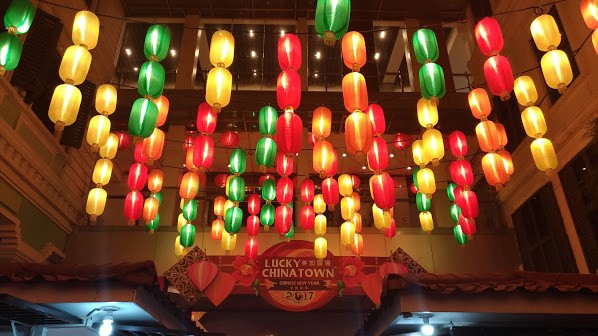
#> input picture images/lambs.jpeg, 598 x 336 px
$ python main3.py
#> lines starting #> are read from the running program, lines starting #| are printed output that depends on the picture
from skimage.io import imread, imshow
from skimage.color import rgb2gray

lights = imread('images/lambs.jpeg')
#> lights is the input picture: shape (336, 598, 3); mean R, G, B 112.5, 64.5, 35.4
lights_gray = rgb2gray(lights)
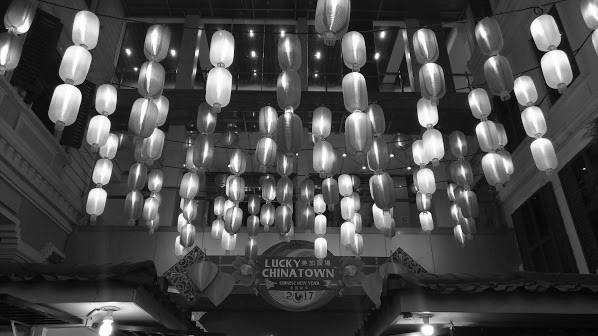
#> lights_gray: shape (336, 598) float64; min 0.00198, max 1, mean 0.285

imshow(lights_gray);

template = lights_gray[79:132, 46:83]
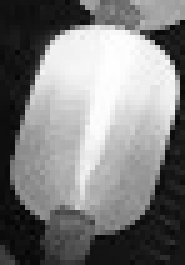
#> template: shape (53, 37) float64 (shown 5 times larger); min 0.0203, max 0.999, mean 0.497
imshow(template);

from skimage.feature import match_template

result = match_template(lights_gray, template)
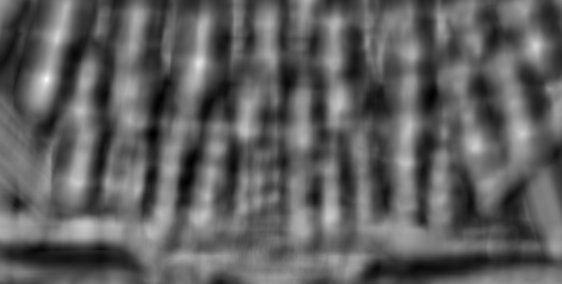
#> result: shape (284, 562) float64; min -0.592, max 1, mean 0.00403; drawn with min black and max white
imshow(result, cmap='viridis');

import numpy as np

x, y = np.unravel_index(np.argmax(result), result.shape)
#> x = 79; y = 46
print((x, y))
#| (79, 46)

import matplotlib.pyplot as plt

imshow(lights_gray)
template_width, template_height = template.shape
#> template_width = 53; template_height = 37
rect = plt.Rectangle((y, x), template_height, template_width, color='y',
                     fc='none')
plt.gca().add_patch(rect);

from skimage.feature import peak_local_max

imshow(lights_gray)
template_width, template_height = template.shape
# set threshold initially at 0.65
for x, y in peak_local_max(result, threshold_abs=0.65):
    rect = plt.Rectangle((y, x), template_height, template_width, color='y',
                         fc='none')
    plt.gca().add_patch(rect);
#> this loop made 8 passes
#> (x, y) on passes 1 to 8: (79, 46), (63, 198), (45, 535), (38, 56), (133, 522), (147, 475), (217, 329), (183, 77)
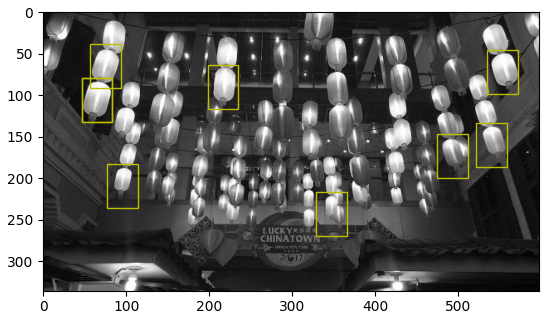
#> figure drawn by matplotlib, 1 panel
